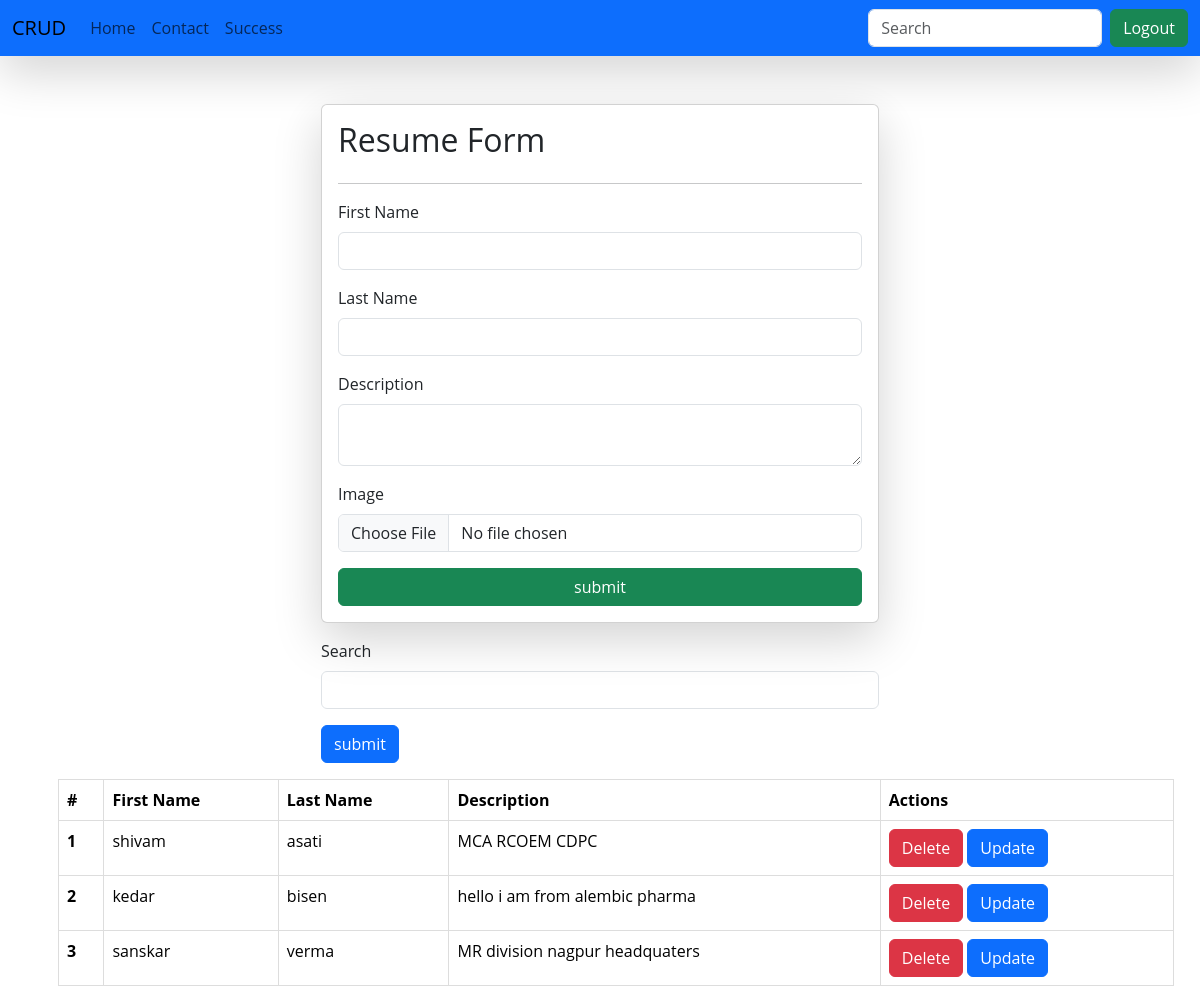
/resume (signed in), run on the app's committed database.
### resume/models.py (models this page shows)
class Resume(models.Model):
    user = models.ForeignKey(User, on_delete= models.SET_NULL, null = True, blank = True)
    f_name = models.CharField(max_length=25)
    l_name = models.CharField(max_length=25)
    desc = models.TextField()
    image = models.ImageField(upload_to='images')

### resume/views.py (the view, shortened to what this page needs)
# urls.py: path('resume', resumes, name='resume'),
@login_required(login_url='/login')
def resumes(request):
    queryset = Resume.objects.all()
    if request.GET.get('search'):
        queryset = queryset.filter(f_name__icontains = request.GET.get('search'))
    context = {'resume' : queryset}
    return render(request, 'resume.html',context)

### resume/templates/resume.html (shortened to what this page needs)
{% extends "base.html" %}
{% block start %}
<div class="container mt-5">
    <form class="col-6 mx-auto card shadow-lg p-3" method="post" enctype="multipart/form-data">
        <h2>Resume Form </h2>
        <hr>
        <div class="mb-3">
            <label for="exampleInputEmail1" class="form-label"> First Name </label>
            <input type="text" class="form-control" name="f_name" required>
        </div>
        <div class="mb-3">
            <label for="exampleInputEmail1" class="form-label"> Last Name </label>
            <input type="text" class="form-control" name="l_name" required>
        </div>
        <div class="mb-3">
            <label for="exampleInputPassword1" class="form-label"> Description </label>
            <textarea type="textarea" class="form-control" name="desc" required></textarea>
        </div>
        <div class="mb-3">
            <label class="form-label" for="exampleCheck1"> Image </label>
            <input type="file" class="form-control" name="image">
        </div>
        <button type="submit" class="btn btn-primary btn-success">submit</button>
    </form>
    <div class="mt-3">
      <div class="mx-auto col-6">
        <div class="mb-3">
          <form action="">
             <label for="exampleInputEmail1" class="form-label"> Search </label>
            <input type="text" class="form-control" name="search">
        </div>
        <button type="submit" class="btn btn-primary btn-primary">submit</button>
      </div>
    </div>
   <table class="table m-3">
    <thead>
      <tr>
        <th scope="col">#</th>
        <th scope="col">First Name</th>
        <th scope="col">Last Name</th>
        <th scope="col">Description</th>
        <th scope="col">Actions</th>
      </tr>
    </thead>
    <tbody>
        {% for resumes in resume %}
      <tr>
        <th scope="row">{{forloop.counter}}</th>
        <td>{{resumes.f_name}}</td>
        <td>{{resumes.l_name}}</td>
        <td>{{resumes.desc}}</td>
        <td>
            <a href="delete-resume/{{ resumes.id }}/" class = "btn btn-danger">Delete</a>
            <a href="update-resume/{{ resumes.id }}/" class = "btn btn-primary">Update</a>
        </td>
      </tr>
      {% endfor %}
  </table>
</div>
{% endblock %}

### home/templates/base.html (style rules this page uses)
body { background-image: url('https://images.app.goo.gl/SmgaFHeyUBwciZeP9'); background-size: cover; background-position: center; background-repeat: no-repeat; background-attachment: fixed; }
table { font-family: arial, sans-serif; border-collapse: collapse; width: 100%; }
td, th { border: 1px solid #dddddd; text-align: left; padding: 8px; }
tr:nth-child(even) { background-color: #dddddd; }
* { font-family: "Open Sans", sans-serif; font-optical-sizing: auto; font-variation-settings: "wdth" 100; }

### data on the page
Resume: f_name "shivam", l_name "asati", desc "MCA RCOEM CDPC"
Resume: f_name "kedar", l_name "bisen", desc "hello i am from alembic pharma"
Resume: f_name "sanskar", l_name "verma", desc "MR division nagpur headquaters"
